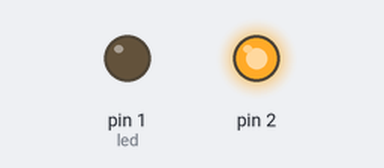
A sketch run on a simulated Arduino Uno, built with avr-gcc and run on an emulated ATmega328P. Parts: output pins drawn as LEDs (lit = HIGH). Random numbers use the default seed unless the sketch sets one.

Above: at 0.21 s.
At 39.68 s:
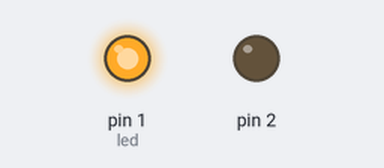
Timing chart, 0 to 40.0 s (numbered marks = the images above):
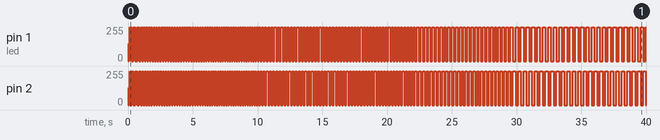

The sketch:

sketch_apr10a.ino
```cpp
int led = 1;
int cont = 1;
int i = 1;

void setup() {
  // put your setup code here, to run once:
  pinMode(1, OUTPUT);
  pinMode(2, OUTPUT);
}

void loop() {
  // put your main code here, to run repeatedly:
  led++;
  if (led > 2){
    led = 1;
  }
  digitalWrite(led, HIGH);
  if (cont == 50) {
    i = rand() % 300 + 10;
    cont = 1;
  }
  delay(i);
  cont++;
  digitalWrite(led, LOW);
}
```
